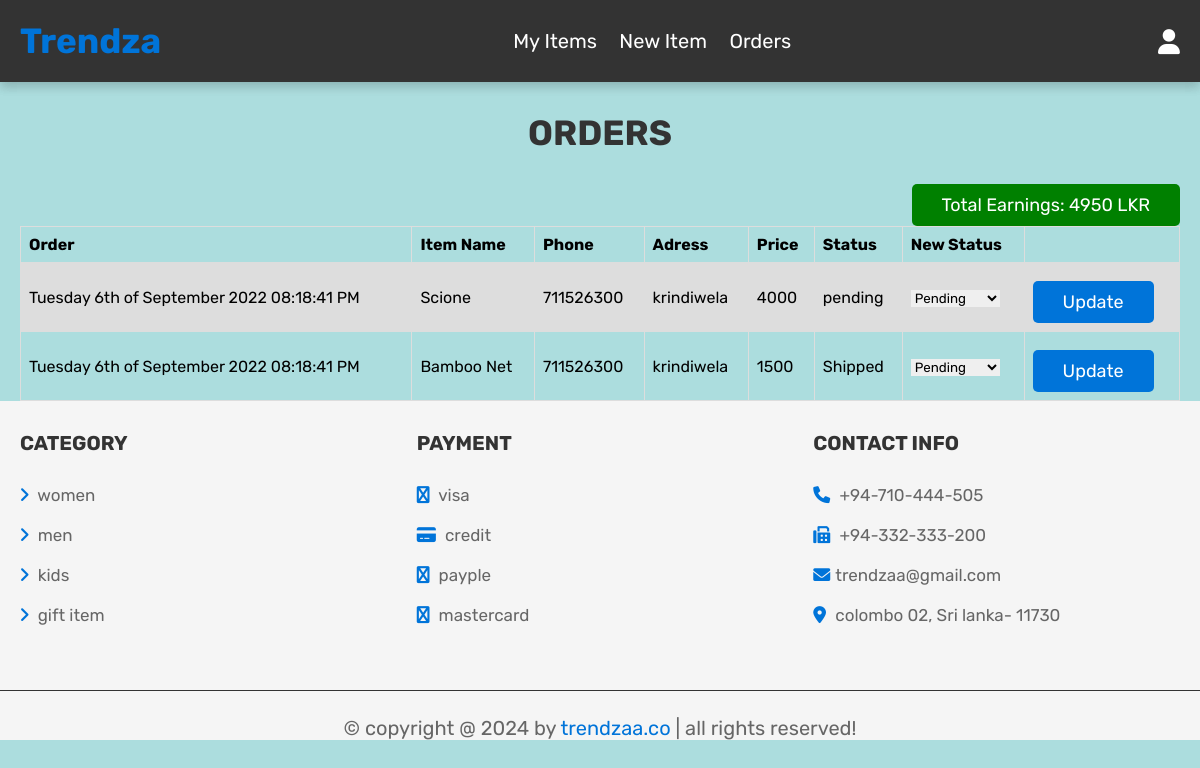
Screenshot of /sellerorders.php (signed in) with the database file from the repository.
### tables this page shows
CREATE TABLE `cart` (
  `id` int(11) NOT NULL,
  `itemid` int(11) NOT NULL,
  `userid` int(11) NOT NULL,
  `orderid` int(11) NOT NULL DEFAULT 0,
  `shipstatus` varchar(250) NOT NULL DEFAULT 'pending'
);

CREATE TABLE `orders` (
  `id` int(11) NOT NULL,
  `userid` int(11) NOT NULL,
  `datetime` varchar(100) NOT NULL,
  `address` varchar(250) NOT NULL,
  `phone` varchar(250) NOT NULL,
  `payment` varchar(250) NOT NULL,
  `card` varchar(250) NOT NULL,
  `cardexp` varchar(250) NOT NULL,
  `ordersum` int(11) NOT NULL,
  `status` varchar(250) NOT NULL DEFAULT 'pending'
);

CREATE TABLE `items` (
  `id` int(11) NOT NULL,
  `name` varchar(100) NOT NULL,
  `price` varchar(100) NOT NULL,
  `image` varchar(100) NOT NULL,
  `catid` int(11) NOT NULL,
  `description` varchar(1000) NOT NULL,
  `userid` int(11) NOT NULL,
  `deleted` int(11) NOT NULL DEFAULT 0
);

### sellerorders.php (the view, shortened to what this page needs)
<?php
include_once('controllers/dbcon.php');
?>
<!DOCTYPE html>
<html lang="en">
<head>
   <link rel="stylesheet" href="https://cdnjs.cloudflare.com/ajax/libs/font-awesome/6.0.0/css/all.min.css">
<link rel="stylesheet" href="css/style.css">
</head>
<body>
<?php include 'sellerheader.php' ;?>
<section class="home-category">
   <h1 class="title">Orders</h1>
   <?php
      $userid = $_SESSION['userid'];
      $sumsql = "SELECT sum(items.price)*90/100 as totalearn FROM `cart` join items ON cart.itemid=items.id JOIN orders ON cart.orderid = orders.id WHERE  items.userid=$userid";
      $sumresult = $conn->query($sumsql);
      if ($sumresult->num_rows > 0) {
         while($srow = $sumresult->fetch_assoc())
         {
            $totalcart=$srow['totalearn'];
            echo '
            <a style="float:right;background-color:green;"  class="btn">Total Earnings: '.$totalcart.' LKR</a>
            ';
         }
      } else {
         echo "<font color='red'> Ooops ! No Records ! </font>";
      }
      ?>
   <div class="">
      <table>
         <tr>
            <th>Order</th>
            <th>Item Name</th>
            <th>Phone</th>
            <th>Adress</th>
            <th>Price</th>
            <th>Status</th>
            <th>New Status</th>
            <th></th>
         </tr>
   <?php
            $userid = $_SESSION['userid'];
            $itemsql = "SELECT cart.id, items.name,items.price,items.image,items.userid,cart.shipstatus,orders.datetime,orders.address,orders.phone FROM `cart` join items ON cart.itemid=items.id JOIN orders ON cart.orderid = orders.id WHERE items.userid=$userid";
            $itemresult = $conn->query($itemsql);
            if ($itemresult->num_rows > 0) {
                while($row = $itemresult->fetch_assoc())
                {
                    echo '
                    <tr>
                        <td>'.$row['datetime'].'</td>
                        <td>'.$row['name'].'</td>
                        <td>'.$row['phone'].'</td>
                        <td>'.$row['address'].'</td>
                        <td>'.$row['price'].'</td>
                        <td>'.$row['shipstatus'].'</td>
                        <form action="controllers/sellerupdateorderitem.php" method="post" >
                           <td>
                              <select name="status" class="box">
                                 <option value="Pending">Pending</option>
                                 <option value="Processing">Processing</option>
                                 <option value="Shipped">Shipped</option>
                              </select>
                           </td>
                           <td>
                              <input type="hidden" name="cartid" value="'.$row['id'].'" class="btn">
                              <input type="submit" name="submit" value="Update" class="btn">
                           </td>
                        </form>
                     </tr>
                    ';
                }
            } else {
                echo "<font color='red'> Ooops ! No Records ! </font>";
            }
            ?>
      </table>
</div>
</section>
   <?php
include'footer.php';
   ?>
</body>
</html>

### css/style.css (style rules this page uses)
:root { --blue:#0000ae; --red:#c0392b; --light-blue:#0074D9; --sandy-tan:#ACDDDE; --orange:#f39c12; --black:#333; --white:#fff; --light-color:#666; --light-white:#ccc; --light-bg:#f5f5f5; --border:.1rem solid var(--black); --box-shadow:0 .5rem 1rem rgba(0,0,0,.1); }
* { font-family: 'Rubik', sans-serif; margin:0; padding:0; box-sizing: border-box; outline: none; border:none; text-decoration: none; transition:all .2s linear; }
body { background-color: var(--sandy-tan); }
html { font-size: 62.5%; overflow-x: hidden; scroll-behavior: smooth; scroll-padding-top: 6.5rem; }
.btn, .option-btn, .delete-btn, .white-btn { display: inline-block; margin-top: 1rem; padding:1rem 3rem; cursor: pointer; color:var(--white); font-size: 1.8rem; border-radius: .5rem; text-transform: capitalize; }
.white-btn, .btn { background-color: var(--light-blue); }
section { padding: 3rem 2rem; max-width: 1200px; margin: 0 auto; }
.title { text-align: center; margin-bottom: 2rem; text-transform: uppercase; color:var(--black); font-size: 3.5rem; }
.home-category { padding-bottom:0; }
.home-category { padding-bottom: 0; }

### sellerorders.php (style rules this page uses)
table { font-family: arial, sans-serif; border-collapse: collapse; width: 100%; }
td, th { font-size: 12pt; border: 1px solid #dddddd; text-align: left; padding: 8px; }
tr:nth-child(even) { background-color: #dddddd; }

### rows the page displays
cart: orderid.datetime "Tuesday 6th of September 2022 08:18:41 PM", itemid.name "Scione", orderid.phone "711526300", orderid.address "krindiwela", itemid.price "4000", shipstatus "pending"
cart: orderid.datetime "Tuesday 6th of September 2022 08:18:41 PM", itemid.name "Bamboo Net", orderid.phone "711526300", orderid.address "krindiwela", itemid.price "1500", shipstatus "Shipped"

### other values shown
$totalcart "4950"
